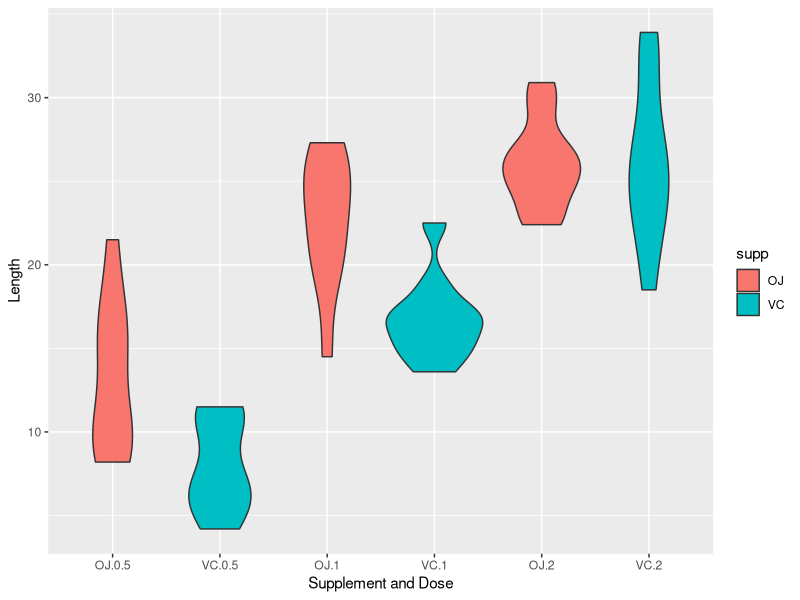

Source code (R):
## ---- chunk 1
data(ToothGrowth)
library(ggplot2)
ToothGrowth$dose = factor(ToothGrowth$dose, levels=c(0.5,1.0,2.0))
## ---- chunk 2
xtabs(len ~ dose + supp, data = ToothGrowth)
## ---- chunk 3
qplot(interaction(supp , dose),len, data=ToothGrowth,geom = "violin", xlab = "Supplement and Dose", ylab = "Length", fill = supp)
## ---- chunk 4
t.test(ToothGrowth[ToothGrowth$supp == "OJ",]$len, ToothGrowth[ToothGrowth$supp == "VC",]$len)[c(1,4)]

## ---- chunk 5
t.test(ToothGrowth[ToothGrowth$dose == 1.0,]$len, ToothGrowth[ToothGrowth$dose == 0.5,]$len)[c(1,4)]
t.test(ToothGrowth[ToothGrowth$dose == 2.0,]$len, ToothGrowth[ToothGrowth$dose == 1.0,]$len)[c(1,4)]
